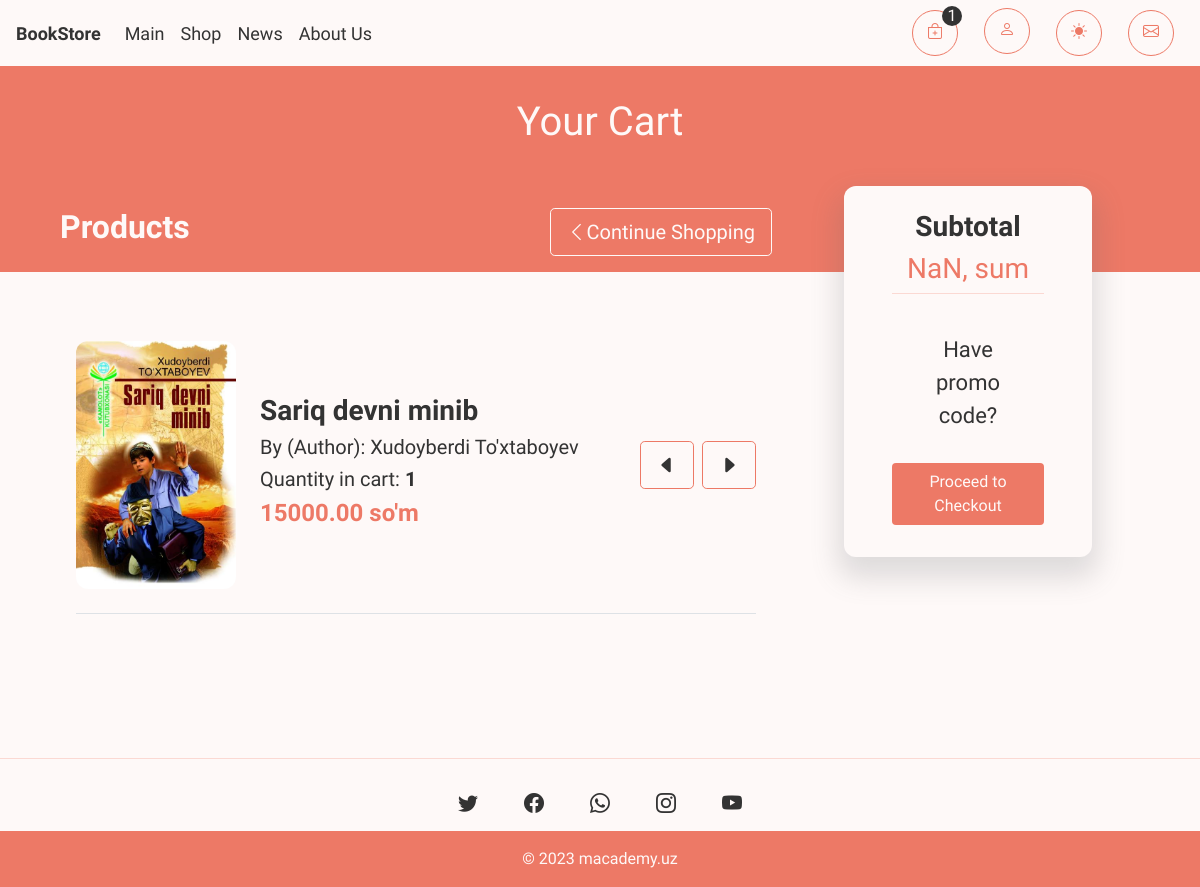
Screenshot of /shop/cart/ (signed in) with the database file from the repository.
### shop/models.py (models this page shows, shortened)
class OrderItem(models.Model):
    book = models.ForeignKey(Book, on_delete=models.SET_NULL, null=True, blank=True)
    order = models.ForeignKey(Order, on_delete=models.SET_NULL, null=True, blank=True)
    quantity = models.IntegerField(default=0, null=True, blank=True)
    date_added = models.DateTimeField(auto_now_add=True)

class Book(models.Model):
    title = models.CharField(max_length=100)
    mini_content = models.CharField(max_length=100, null=True)
    price = models.DecimalField(max_digits=7, decimal_places=2)
    slug_book = models.SlugField(max_length=255, unique=True, db_index=True, verbose_name="URL")
    author = models.ForeignKey('Authors', on_delete=models.PROTECT, null=True, default=None)
    genre = models.ForeignKey('Genres', on_delete=models.PROTECT, null=True, default=None)
    country = models.ForeignKey('Countries', on_delete=models.PROTECT, null=True, default=None)
    year_of_published = models.DateTimeField()
    content = models.TextField(blank=True)
    publisher = models.ForeignKey('Publisher', on_delete=models.PROTECT, null=True, default=None)
    number_of_pages = models.IntegerField()
    number_of_books = models.IntegerField()
    photo_of_book = models.ImageField(upload_to="books_photos/%Y/%m/%d/")
    class Meta:
        verbose_name_plural = 'Books'

class Authors(models.Model):
    name = models.CharField(max_length=100)
    photo = models.ImageField(upload_to="author_photos/%Y/%m/%d/")
    info = models.TextField(blank=True)
    slug = models.SlugField(max_length=255, unique=True, db_index=True)
    def __str__(self):
        return self.name
    class Meta:
        verbose_name_plural = 'Authors'

### shop/views.py (the view)
# urls.py: path('cart/', show_cart, name='cart'),
def show_cart(request):
    return render(request, 'shop/cart.html')

### shop/models.py (called while the page is built)
    @property
    def get_cart_items(self):
        orderItems = self.orderitem_set.all()
        total = sum([item.quantity for item in orderItems])
        return total

### shop/templatetags/shop_tags.py (called while the page is built, shortened)
@register.simple_tag(takes_context=True)
def load_user_info(context):
    request = context['request']
    if request.user.is_authenticated:
        customer = request.user.customer
        order, created = Order.objects.get_or_create(customer=customer, complete=False)
        items = order.orderitem_set.all().select_related('book', 'book__author')
        card_items = order.get_cart_items
    return {'items': items, 'order': order, 'card_items': card_items, }

### shop/templates/shop/cart.html (shortened to what this page needs)
{% extends 'shop/layout.html' %}
{% load shop_tags %}
{% load_user_info as user_info %}
{% load static %}
{% block content %}
<link rel="stylesheet" href="{% static 'shop/css/cart.css' %}">
    <div class="container-fluid container-cart pt-3 mb-4">
        <div class="py-3 pt-3">
            <h1 class="text-center text-cart-white">Your Cart</h1>
        </div>
    </div>
    <div class="row mx-5">
        <div class="col-xl-8 col-12 pb-5 mb-5">
            <div class="d-flex justify-content-between mt-6">
                <h2 class="text-cart-white"><strong>Products</strong></h2>
                <div>
                    <a class="btn btn-lg btn-cart-back" href="{% url 'shop' %}"><i class="bi bi-chevron-left"></i>Continue Shopping</a>
                </div>
            </div>
            <div class="pt-5 mt-4 px-3 cart-error">
                {% for i in user_info.items %}
                <div class="d-sm-flex justify-content-between pb-4 border-bottom mb-5">
                    <div class="d-flex align-items-center text-left">
                        <a href="{% url 'book' i.book.slug_book %}"><img src="{{i.book.photo_of_book.url}}" width="160" class="img-cart"></a>
                        <div>
                            <h3><strong><a href="{% url 'book' i.book.slug_book %}" class="text-decoration-none book-link">{{i.book.title}}</a></strong></h3>
                            <h5>By (Author): {{i.book.author}}</h5>
                            <h5>Quantity in cart: <strong class="item-quantity">{{i.quantity}}</strong></h5>
                            <h4 class="text-main-info"><strong class="item-price">{{i.book.price|floatformat:2}} so'm</strong></h4>
                        </div>
                    </div>
                    <div class="d-flex text-center justify-content-center align-items-center">
                        <a class="btn btn-lg change-quantity update-cart btn-quantity mx-2" data-book="{{i.book.pk}}" data-action="remove"><i class="bi bi-caret-left-fill"></i></a>
                        <a class="btn btn-lg change-quantity update-cart btn-quantity" data-book="{{i.book.pk}}" data-action="add"><i class="bi bi-caret-right-fill"></i></a>
                    </div>
                </div>
                {% endfor %}
            </div>
        </div>
        <div class="col-xl-4 col-12">
            <div class="row text-center cart-cont align-items-center px-5 mx-5 mb-5 pb-2">
                <h3 class="pt-4"><strong>Subtotal</strong></h3>
                <h3 class="text-main-info pt-2pb-3" id="total-price"></h3>
                <hr class="text-main-info">
                <div class="accordion" id="accordionExample">
                    <div class="mb-4">
                        <div class="text-center mt-3" id="headingOne">
                            <h2 class="mb-minus-2">
                                <button class="btn btn-link btn-accordion w-100 text-center" type="button" data-toggle="collapse" data-target="#collapse{{o.pk}}" aria-expanded="true" aria-controls="collapseOne">
                                    <span class="text-accordion">Have promo code?</span>
                                </button>
                            </h2>
                        </div>
                    </div>
                </div>
                <a class="btn btn-checkout mb-4" href="{% url 'checkout' %}">Proceed to Checkout</a>
            </div>
        </div>
    </div>
{% endblock %}

### shop/static/shop/css/main.css (style rules this page uses)
:root { --primary-color: #fef9f8; --secondary-color: #333; --third-color: #f5eec2; --first-light-color: #ed7966; --first-light-color-hover: #d56c5b; --light-color-hover: #fdf1ef; --light-color-opacity: rgba(237, 121, 102, 0.85); }
html { visibility: hidden; overflow-x: hidden; }
body { background-color: var(--primary-color); color: var(--secondary-color); font-family: 'Work Sans', sans-serif; }
h2 { padding-bottom: 2%; }
.text-main-info { color: var(--first-light-color); }
.btn { color: var(--secondary-color); text-decoration: none; }

### shop/static/shop/css/cart.css (style rules this page uses)
.text-cart-white { color: #fef9f8; }
.mt-6 { margin-top: -5.475rem; }
.mb-minus-2 { margin-bottom: -2%; }
.container-cart { background-color: var(--first-light-color); padding-bottom: 6.375rem; }
.btn-cart-back { color: var(--primary-color); border: 1px solid var(--primary-color); }
.cart-error { animation: news-change-two-percent 1s ease-in-out; }
.img-cart { margin-right: 1.5rem; border-radius: 12px; animation: block-change-left 1s ease-in-out; }
.book-link { color: var(--secondary-color); }
.btn-quantity { border: 1px solid var(--first-light-color); width: 100%; }
.cart-cont { margin-top: -6.875rem; background-color: var(--primary-color); border-radius: 12px; box-shadow: 0px 15px 28px 6px rgba(95, 100, 103, 0.2); }
#total-price { animation: fade-in 1s ease-in-out; }
.text-accordion { font-size: 22px; margin-bottom: 0; }
.btn-checkout { color: var(--primary-color); background-color: var(--first-light-color); }

### rows the page displays
OrderItem: book.photo_of_book (picture), book "Sariq devni minib", book.author "Xudoyberdi To'xtaboyev", quantity "1", book.price "15000.00"

### other values shown
{{ user_info.card_items }} "1"
